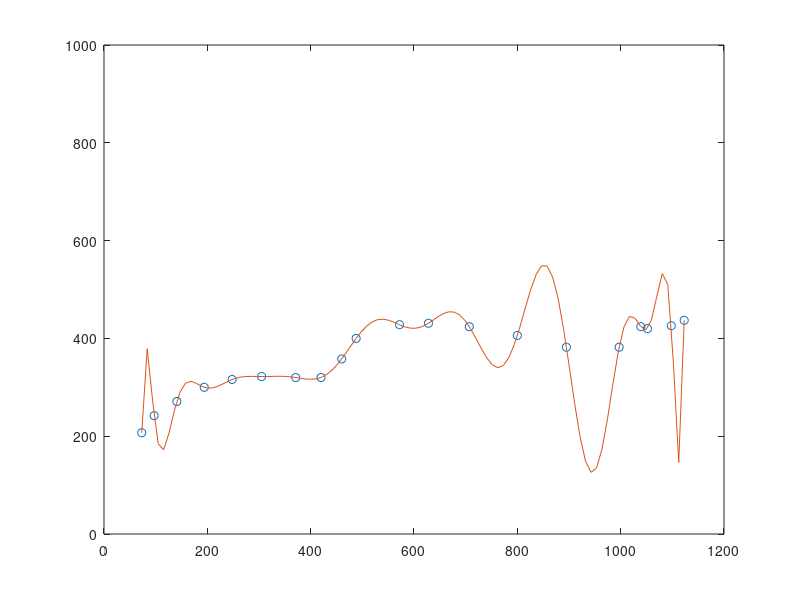
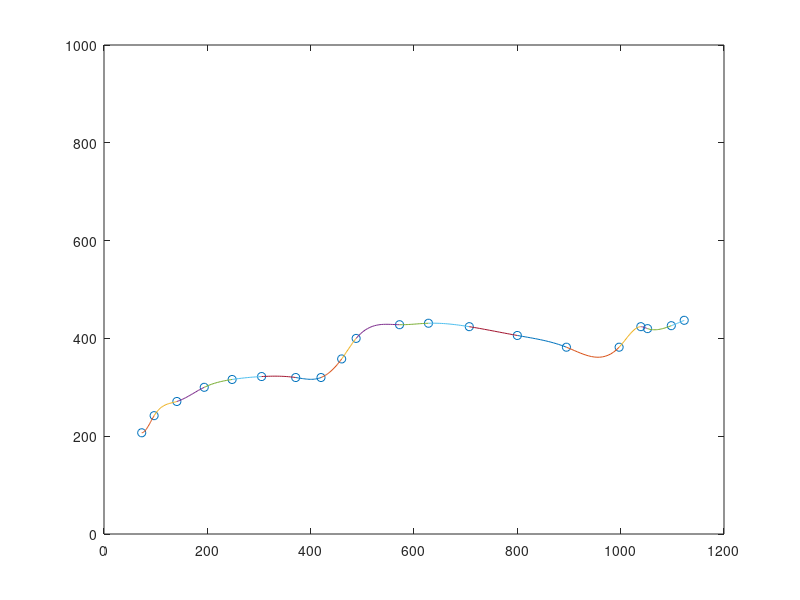
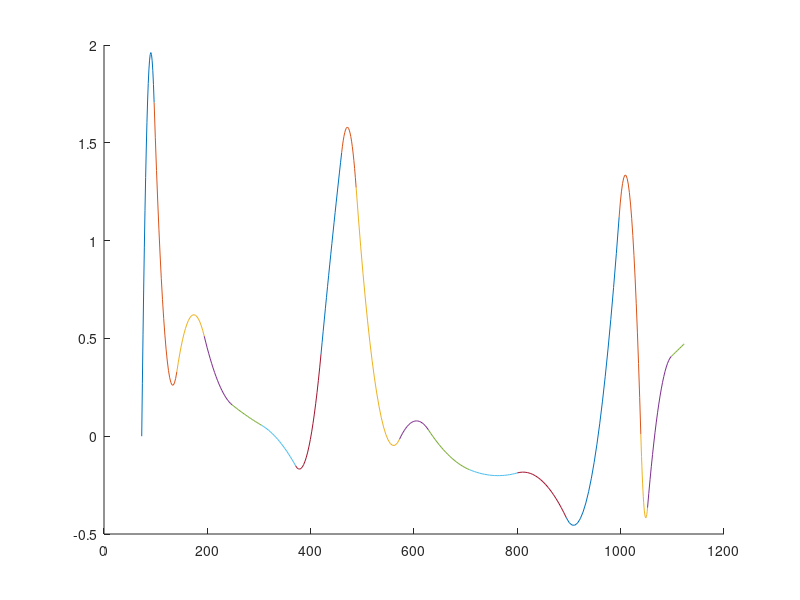
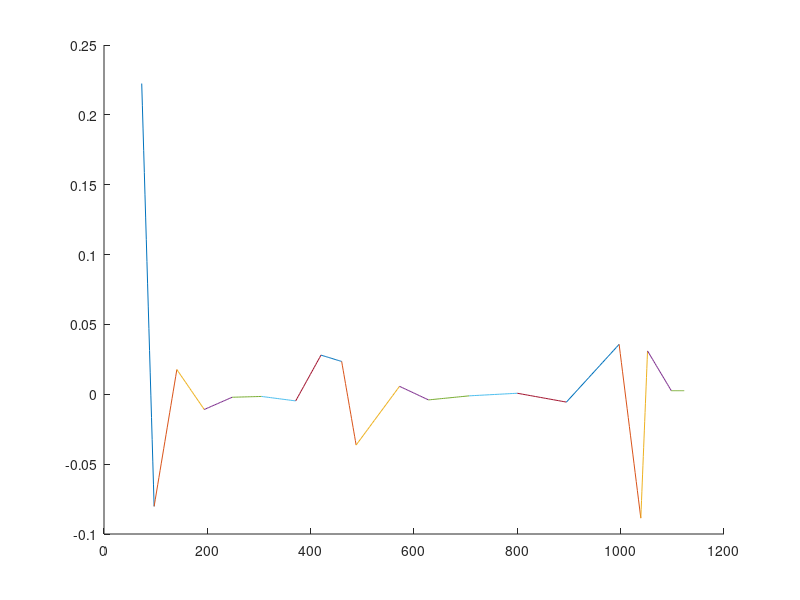

Recreate these plots in MATLAB, in order.
function Zernov_Task1
  clc;clear;
  Y_Data_1 = [207, 242, 271, 300, 316, 322, 320, 320, 358, 400,428, 431, 424, 406, 382, 382,  424, 420, 426, 437];
  X_Data_1 = [73, 97, 141, 194, 248, 305, 371, 420, 460, 488, 572, 628, 707, 800, 895, 997, 1039, 1052, 1098, 1123];
  figure(1); %Построение полинома Лагранжа по точкам интерполяции
  X = linspace(min(X_Data_1),max(X_Data_1));
  Y1 = lagrange(X_Data_1,Y_Data_1,X);
  plot(X_Data_1,Y_Data_1,'o',X,Y1);
  axis([0 1200 0 1000]);

  figure(2); %Построение сплайна
  [s0,s1,s2,s3] = cubic_spline(X_Data_1', Y_Data_1');
  plot(X_Data_1,Y_Data_1,"o");
  hold on;
  plot_cubic_spline(X_Data_1,s0,s1,s2,s3)
  axis([0 1200 0 1000]);

  figure(3); % построение первой производной сплайна
  hold on;
  plot_cubic_spline1d(X_Data_1,s1,s2,s3);

  figure(4); % построение второй производной сплайна
  hold on;
  plot_cubic_spline2d(X_Data_1,s2,s3);

  figure(5); % построение полного контура машины
  hold on;
  Y_FULLDATA = [207, 242, 271, 300, 316, 322, 320, 320, 358, 400,428, 431, 424, 406, 382, 382,  424, 420, 426, 437, 400, 371, 342, 318, 298, 285, 265, 252, 225, 203, 185, 172, 154, 139, 119, 101, 93, 86, 86, 101, 121, 141, 128, 124, 124, 112, 115, 115, 112, 108, 106, 101, 124, 130, 130, 119, 106, 95, 86, 79, 77, 82, 95, 110, 124, 121, 119, 99, 99, 104, 115, 132, 150, 168, 183, 188, 199,207];
  X_FULLDATA = [73, 97, 141, 194, 248, 305, 371, 420, 460, 488, 572, 628, 707, 800, 895, 997, 1039, 1052, 1098, 1123, 1107, 1089, 1083, 1081, 1081, 1096, 1092, 1085, 1045, 1012, 983, 979, 975, 968, 952, 930, 913, 882, 853, 813, 789, 771, 765, 743, 725, 705, 678, 650, 594, 517, 435, 385, 385, 373, 360, 354, 340, 327, 314, 296, 270, 236, 208, 190, 179, 161, 150, 155, 122, 102, 88, 82, 82, 73, 86, 86, 73,73];
  for (i = 1:78)
    t(i) = i;
  end
  [s0x, s1x, s2x, s3x] = cubic_spline(t', X_FULLDATA');
  [s0y, s1y, s2y, s3y] = cubic_spline(t', Y_FULLDATA');
  plot(X_FULLDATA,Y_FULLDATA,'o');
  plot_cubic_spline_xty(t, s0x, s1x, s2x, s3x, s0y, s1y, s2y, s3y)

  axis([0 1200 0 1000]);
endfunction

% функция построения интерполяционного полинома Лагранжа
function yy=lagrange(x,y,xx)
  n=length(x);
  yy=zeros(size(xx));
  for k=1:n
    t=ones(size(xx));
    for j=[1:k-1, k+1:n]
        t=t.*(xx-x(j))/(x(k)-x(j));
    end
    yy = yy + y(k)*t;
  end
endfunction



% функция для сплайна с граничными условиями
function [s0,s1,s2,s3]=cubic_spline(x,y)
% [s0,s1,s2,s3]=cubic_spline(x,y)
% Sk(x)  = sk0 + sk1*(x-x(k)) + sk2*(x-x(k))^2 + sk3*(x-x(k))^3
if any(size(x) ~= size(y)) || size(x,2) ~= 1
   error('inputs x and y must be column vectors of equal length');
end

n = length(x);

h = x(2:n) - x(1:n-1);
d = (y(2:n) - y(1:n-1))./h;

lower = h(2:end);
main  = 2*(h(1:end-1) + h(2:end));
upper = h(1:end-1);

T = spdiags([lower main upper], [-1 0 1], n-2, n-2);
T(1,1) = (3.0/2.0)*h(1)+2*h(2);%первое условие
T(end,end)=T(end,end)+h(end); %второе условие
rhs = 6*(d(2:end)-d(1:end-1));
rhs(1) = rhs(1) - 3*d(1); %первое условие

m = T\rhs;

m = [0; m; 0];
m(1) = (3.0/(h(1)))*(d(1)) - m(2)/2; %первое условие
m(n) = m(n-1); %второе условие

s0 = y; s0 = s0(1:end-1)';
s1 = d - h.*(2*m(1:end-1) + m(2:end))/6; s1 = s1(1:end)';
s2 = m/2; s2 = s2(1:end-1)';
s3 =(m(2:end)-m(1:end-1))./(6*h); s3 = s3(1:end)';
end


% функция для рисования графика
function plot_cubic_spline(x,s0,s1,s2,s3)
  n = length(x);
  inner_points = 20;
  for i=1:n-1
    xx = linspace(x(i),x(i+1),inner_points);
    xi = repmat(x(i),1,inner_points);
    yy = s0(i) + s1(i)*(xx-xi) + s2(i)*(xx-xi).^2 + s3(i)*(xx - xi).^3;
    plot(xx,yy)
  end
end


%функция для рисования графика первой производной сплайна
function plot_cubic_spline1d(x,s1,s2,s3)
  n = length(x);
  inner_points = 20;
  for i=1:n-1
    xx = linspace(x(i),x(i+1),inner_points);
    xi = repmat(x(i),1,inner_points);
    yy = s1(i) + 2*s2(i)*(xx-xi) + 3*s3(i)*(xx - xi).^2;
    plot(xx,yy)
  end
end

%функция для рисования графика второй производной сплайна
function plot_cubic_spline2d(x,s2,s3)
  n = length(x);
  inner_points = 20;
  for i=1:n-1
    xx = linspace(x(i),x(i+1),inner_points);
    xi = repmat(x(i),1,inner_points);
    yy = 2*s2(i) + 2*3*s3(i)*(xx - xi);
    plot(xx,yy)
  end
end

% функция для рисования графика сплайна заданного параметрически
function plot_cubic_spline_xty(t, s0x, s1x, s2x, s3x, s0y, s1y, s2y, s3y)
  n = length(t);
  inner_points = 20;
  for i = 1:n - 1
     tS = linspace(t(i), t(i+1), inner_points);
     t_i = repmat(t(i), 1, inner_points);
     xS = s0x(i) + s1x(i) * (tS - t_i) + s2x(i) * (tS - t_i) .^ 2 + s3x(i) * (tS - t_i) .^ 3;
     yS = s0y(i) + s1y(i) * (tS - t_i) + s2y(i) * (tS - t_i) .^ 2 + s3y(i) * (tS - t_i) .^ 3;
     plot(xS, yS)
  end
end

